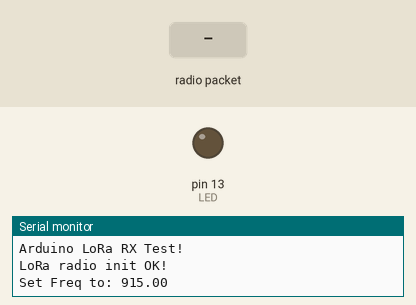
This sketch was run on a simulated Arduino Uno, built with avr-gcc and run on an emulated ATmega328P. Parts: output pins drawn as LEDs (lit = HIGH), the last lines printed to the serial monitor. The test bench sets the inputs (shaded band). No radio packets arrive unless stated; pins used as bus, display or sensor lines are not drawn.

Above: at 1.3 s.
1.4 s: radio packet "encrypt" arrives
At 2.5 s:
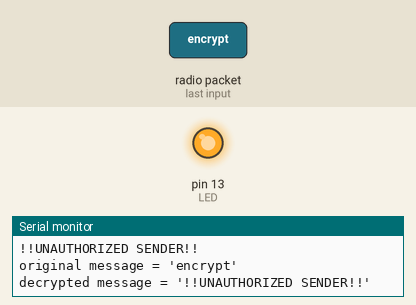
2.9 s: radio packet "decrypt" arrives
4.5 s: radio packet "1" arrives
Timing chart, 0 to 7.5 s (numbered marks = the images above; inputs shaded):
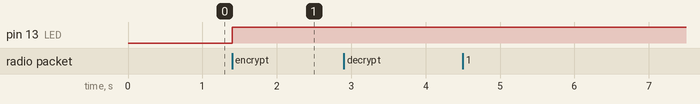

Measured:
- after the input at 1.4 s, pin 13 (LED): LOW → HIGH at once

The sketch:

serverCryp.ino
```cpp
// Arduino9x_RX
    // -*- mode: C++ -*-
    // Example sketch showing how to create a simple messaging client (receiver)
    // with the RH_RF95 class. RH_RF95 class does not provide for addressing or
    // reliability, so you should only use RH_RF95 if you do not need the higher
    // level messaging abilities.
    // It is designed to work with the other example Arduino9x_TX

    #include <SPI.h>
    #include <RH_RF95.h>
    #include <duhCrypto.h>

    #define RFM95_CS 4
    #define RFM95_RST 2
    #define RFM95_INT 3

    // Change to 434.0 or other frequency, must match RX's freq!
    #define RF95_FREQ 915.0

    // Singleton instance of the radio driver
    RH_RF95 rf95(RFM95_CS, RFM95_INT);

    // Blinky on receipt
    #define LED 13

    void setup()
    {
      pinMode(LED, OUTPUT);
      pinMode(RFM95_RST, OUTPUT);
      digitalWrite(RFM95_RST, HIGH);

      while (!Serial);
      Serial.begin(9600);
      delay(100);

      Serial.println("Arduino LoRa RX Test!");

      // manual reset
      digitalWrite(RFM95_RST, LOW);
      delay(10);
      digitalWrite(RFM95_RST, HIGH);
      delay(10);

      while (!rf95.init()) {
        Serial.println("LoRa radio init failed");
        while (1);
      }
      Serial.println("LoRa radio init OK!");

      // Defaults after init are 434.0MHz, modulation GFSK_Rb250Fd250, +13dbM
      if (!rf95.setFrequency(RF95_FREQ)) {
        Serial.println("setFrequency failed");
        while (1);
      }
      Serial.print("Set Freq to: "); Serial.println(RF95_FREQ);

      // Defaults after init are 434.0MHz, 13dBm, Bw = 125 kHz, Cr = 4/5, Sf = 128chips/symbol, CRC on

      // The default transmitter power is 13dBm, using PA_BOOST.
      // If you are using RFM95/96/97/98 modules which uses the PA_BOOST transmitter pin, then
      // you can set transmitter powers from 5 to 23 dBm:
      rf95.setTxPower(23, false);
    }

    int16_t packetnum = 0;

    uint8_t radiopacketReply[] = "And hello back to you";
    int replySize = sizeof(radiopacketReply) - 1;

    uint8_t* outMsg;
    int packSize;

    duhCrypto thisPacket;

    int auth;

    void loop()
    {
      if (rf95.available())
      {
        // Should be a message for us now
        uint8_t buf[RH_RF95_MAX_MESSAGE_LEN];
        uint8_t len = sizeof(buf);

        if (rf95.recv(buf, &len))
        {
          packetnum++;
          Serial.print("\n<<<<<< packetnum = ");
          Serial.print(packetnum);
          Serial.print(" >>>>>> \n<<< IN >>>\n");

          digitalWrite(LED, HIGH);
          RH_RF95::printBuffer("Received: ", buf, len);
          Serial.print("Got: '");
          for(int i = 0; i < len; i++) {
            Serial.print((char)*(buf + i));
          }
          Serial.print("' (pack size = ");
          Serial.print(len);
          Serial.println(")");
          Serial.print("RSSI: ");
          Serial.println(rf95.lastRssi(), DEC);

          auth = thisPacket.crypIt("decrypt", buf, len);
          thisPacket.printMessage();
          thisPacket.printCrypMsg();
          delay(10);

          if(auth == 1) {
            // Send a reply
            Serial.print("<<< OUT >>>\n");

            thisPacket.crypIt("encrypt", radiopacketReply, replySize);
            thisPacket.printMessage();
            thisPacket.printCrypMsg();

            packSize = thisPacket.getCrypLen();
            outMsg = thisPacket.getCrypMsg();
            delay(10);

            Serial.print("Sending '");
            for(int i = 0; i < packSize; i++) {
              Serial.print((char)*(outMsg + i));
            }
            Serial.print("' (pack size = ");
            Serial.print(packSize);
            Serial.println(")");

            rf95.send(outMsg, packSize);
            rf95.waitPacketSent();
            Serial.println("Sent a reply");
            digitalWrite(LED, LOW);
          }
        }
        else
        {
          Serial.println("Receive failed");
        }
      }
    }
```

duhCrypto.cpp
```cpp
/*duhCrypto.cpp
* Joel Berain
This is the .cpp file for duhCrypto.h.
*/

#include "Arduino.h"
#include "duhCrypto.h"

//Macros
#define KEY1 700//key to use for cryption
#define KEY2 900//key to use for cryption
#define PATTERN_LEN 7 //length of pattern used for cryption

#define ASCII_MIN 32
#define ASCII_MAX 126

/*duhCrypto
This is the constructor method.
*/
duhCrypto::duhCrypto() {
	int pat[] = { KEY1, KEY1, KEY1, KEY2, KEY1, KEY2, KEY1 }; //pattern to use
	pattern = (int*)malloc(PATTERN_LEN * sizeof(int));
	for (int i = 0; i < PATTERN_LEN; i++) {
		pattern[i] = *(pat + i);
	}

	uint8_t identify[] = { "parkItCda" };
	idSize = sizeof(identify) - 1;
	id = (int*)malloc(idSize * sizeof(int));
	for (int i = 0; i < idSize; i++) {
		id[i] = int(identify[i]);
	}

	message = (uint8_t*)malloc(30 * sizeof(uint8_t));
	crypMsg = (uint8_t*)malloc(30 * sizeof(uint8_t));
}

/*crypIt
This function either encrypts or decrypts the input message.
*/
int duhCrypto::crypIt(String mode, uint8_t msg[], int size) {
	crypMode = mode; //"encrypt" or "decrypt"

	int key; //current key to use
	int character; //current character of input message
	int crypChar;
	int patternVar = 0; //place holder for key pattern

	if (crypMode == "encrypt") {
		messageLen = size; //input message length
		crypLen = size + idSize;

		for (int i = 0; i < messageLen; i++) {
			message[i] = *(msg + i);
		}

		for (int j = 0; j < idSize; j++) {
			crypMsg[j] = (uint8_t)id[j];
		}

		int ii = 0;
		for (int i = idSize; i < crypLen; i++) {
			key = *(pattern + patternVar); //get next key

			//increment key place holder
			patternVar++;
			if (patternVar == PATTERN_LEN) {
				patternVar = 0;
			}
			character = int(*(message + ii)); //get next character

			crypChar = character - key;

			int dif;
			if (crypChar < ASCII_MIN) {
				dif = ASCII_MIN - crypChar - 1;
				if (dif > (ASCII_MAX - ASCII_MIN)) {
					crypChar = ASCII_MAX - dif % (ASCII_MAX - ASCII_MIN);
				}
				else {
					crypChar = ASCII_MAX - dif;
				}
			}
			else {
				crypChar = character - key; //calculate crypted character
			}
			crypMsg[i] = (uint8_t)crypChar; //add to crypted array
			ii++;
		}
	}

	if (crypMode == "decrypt") {
		messageLen = size; //input message length
		crypLen = size - idSize;

		for (int i = 0; i < messageLen; i++) {
			message[i] = *(msg + i);
		}

		for (int j = 0; j < idSize; j++) {
			if ((int)*(msg + j) != *(id + j)) {
				Serial.println("!!UNAUTHORIZED SENDER!!");
				uint8_t noMsg[] = "!!UNAUTHORIZED SENDER!!";
				crypLen = sizeof(noMsg) - 1;
				for (int jj = 0; jj < crypLen; jj++) {
					crypMsg[jj] = noMsg[jj];
				}
				return 0;
			}
		}
		Serial.println("++Authorized Sender++");

		int ii = idSize;
		for (int i = 0; i < crypLen; i++) {

			key = *(pattern + patternVar); //get next key

			//increment key place holder
			patternVar++;
			if (patternVar >= PATTERN_LEN) {
				patternVar = 0;
			}

			character = int(*(message + ii)); //get next character

			crypChar = character + key;

			int dif;
			if (crypChar > ASCII_MAX) {
				dif = crypChar - ASCII_MAX - 1;
				if (dif > (ASCII_MAX - ASCII_MIN)) {
					crypChar = ASCII_MIN + dif % (ASCII_MAX - ASCII_MIN);
				}
				else {
					crypChar = ASCII_MIN + dif;
				}
			}
			else {
				crypChar = character + key; //calculate crypted character
			}
			crypMsg[i] = (uint8_t)crypChar; //add to crypted array
			ii++;
		}
	}
	return 1;
}

/*getCrypMsg
This function returns the crypted message.
*/
uint8_t* duhCrypto::getCrypMsg() {
	return crypMsg;
}

uint8_t* duhCrypto::getMessage() {
	return message;
}

/*getMessageLen
This function returns the message length.
*/
int duhCrypto::getMessageLen() {
	return messageLen;
}

int duhCrypto::getCrypLen() {
	return crypLen;
}

/*printCrypMsg
This function prints the crypted message.
*/
void duhCrypto::printCrypMsg() {
	Serial.print(crypMode);
	Serial.print("ed message = '");
	for (int i = 0; i < crypLen; i++) {
		Serial.print((char)crypMsg[i]);
	}
	Serial.println("'");
}

/*printMessage
This function prints the original message.
*/
void duhCrypto::printMessage() {
	Serial.print("original message = '");
	for (int i = 0; i < messageLen; i++) {
		Serial.print((char)message[i]);
	}
	Serial.println("'");
}
```

duhCrypto.h
```cpp
/*duhCrypto.h
* Joel Berain
* This header file is use to implement a symmetric encryption method for a char array.
*/

#ifndef duhCrypto_h
#define duhCrypto_h

#include "Arduino.h"

class duhCrypto {

private:
	int key1;
	int key2;

	int* pattern;

	int* id;
	int idSize;

	uint8_t* message;
	int messageLen;

	String crypMode;
	uint8_t* crypMsg;
	int crypLen;

public:
	duhCrypto();

	int crypIt(String mode, uint8_t msg[], int size);

	uint8_t* getCrypMsg();

	uint8_t* getMessage();

	int getMessageLen();

	int getCrypLen();

	void printCrypMsg();

	void printMessage();
};
#endif
```
